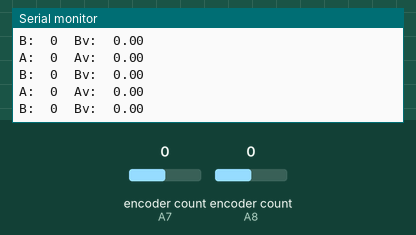
Simulated run of this program. Board: Teensy 3. Parts: the last lines printed to the serial monitor. The test bench sets the inputs (shaded band); at power-on: encoder count (sensors on A7, A8) 0.

Above: at 1.2 s.
1.3 s: encoder count (sensor on A7) set to 1
At 2.0 s:
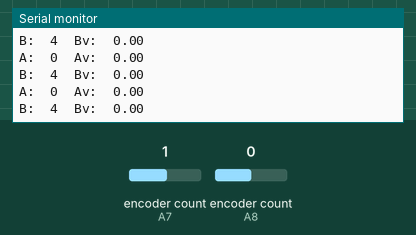
2.8 s: encoder count (sensor on A8) set to 1
At 3.8 s:
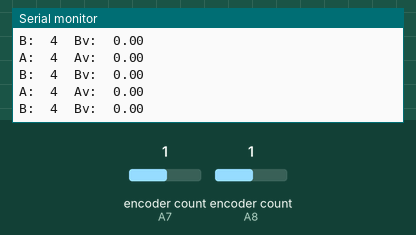
4.3 s: encoder count (sensor on A7) set to 2
At 4.8 s:
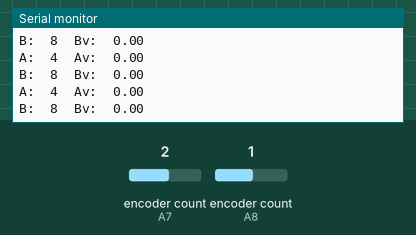
5.8 s: encoder count (sensor on A8) set to 2
At 6.4 s:
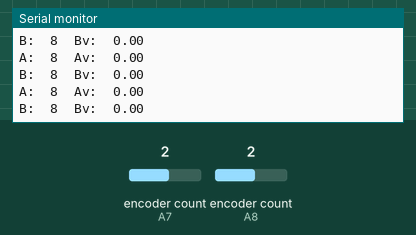
Timing chart, 0 to 8.3 s (numbered marks = the images above; inputs shaded):
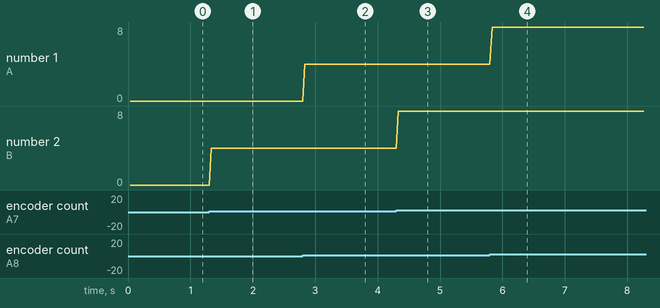

The program:

main.cpp
```cpp
#include <Arduino.h>
#include <Encoder.h>

#define COMM_SERIAL Serial

#define MOTORA_ENCA 23
#define MOTORA_ENCB 22
#define MOTORB_ENCA 21
#define MOTORB_ENCB 20

#define ENCODER_SAMPLERATE_DELAY_MS 33  // ~30 Hz

#define CURRENT_TIME millis()

Encoder motorA_enc(MOTORA_ENCB, MOTORA_ENCA);
Encoder motorB_enc(MOTORB_ENCA, MOTORB_ENCB);

long encA_pos, encB_pos = 0;
double enc_speedA, enc_speedB = 0.0;  // ticks/s, smoothed
double enc_speedA_raw, enc_speedB_raw = 0.0;  // ticks/s

uint32_t prev_enc_time = 0;

double speed_smooth_kA = 1.0;
double speed_smooth_kB = 1.0;

void reset_encoders()
{
    encA_pos = 0;
    encB_pos = 0;
    motorA_enc.write(0);
    motorB_enc.write(0);
}

bool read_encoders()
{
    if (CURRENT_TIME - prev_enc_time < ENCODER_SAMPLERATE_DELAY_MS) {
        return false;
    }

    long new_encA_pos = motorA_enc.read();
    long new_encB_pos = motorB_enc.read();

    // bool should_report = false;
    // if (new_encA_pos != encA_pos || new_encB_pos != encB_pos) {
    //     should_report = true;
    // }

    enc_speedA_raw = (double)(new_encA_pos - encA_pos) / (CURRENT_TIME - prev_enc_time) * 1000.0;
    enc_speedB_raw = (double)(new_encB_pos - encB_pos) / (CURRENT_TIME - prev_enc_time) * 1000.0;
    enc_speedA += speed_smooth_kA * (enc_speedA_raw - enc_speedA);
    enc_speedB += speed_smooth_kB * (enc_speedB_raw - enc_speedB);

    encA_pos = new_encA_pos;
    encB_pos = new_encB_pos;

    prev_enc_time = CURRENT_TIME;

    // return should_report;
    return true;
}

void setup()
{
    COMM_SERIAL.begin(9600);
}

void loop()
{
    if (COMM_SERIAL.available()) {
        reset_encoders();
    }

    if (read_encoders()) {
        COMM_SERIAL.print("A:\t");
        COMM_SERIAL.print(encA_pos);
        COMM_SERIAL.print("\tAv:\t");
        COMM_SERIAL.print(enc_speedA);
        COMM_SERIAL.print("\nB:\t");
        COMM_SERIAL.print(encB_pos);
        COMM_SERIAL.print("\tBv:\t");
        COMM_SERIAL.print(enc_speedB);
        COMM_SERIAL.print("\n\n");
    }
}
```

Measured:
- after the input at 1.3 s, the serial monitor: prints a new line at once (image 1)
- after the input at 2.8 s, the serial monitor: prints a new line at once (image 2)
- after the input at 4.3 s, the serial monitor: prints a new line at once (image 3)
- after the input at 5.8 s, the serial monitor: prints a new line at once (image 4)
- plotted number 2: 0 → 4 after the input at 1.3 s, 4 → 8 after the input at 4.3 s
